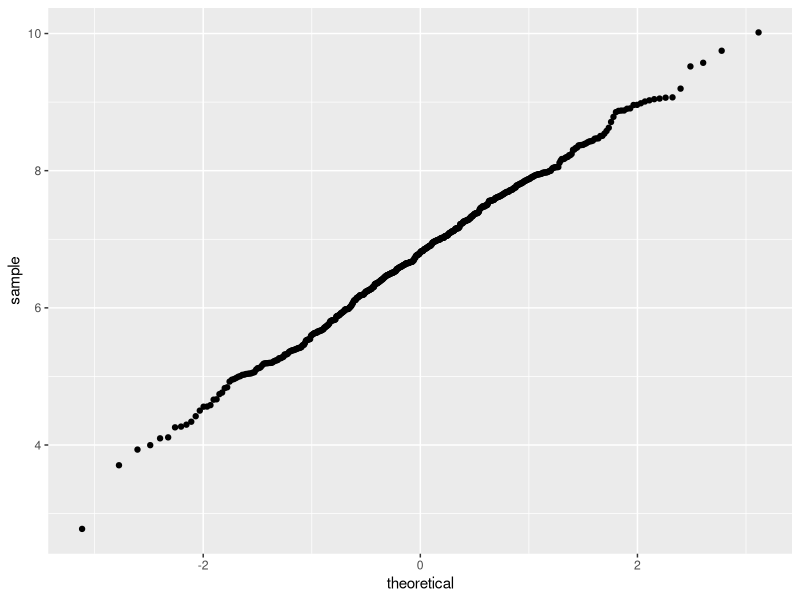
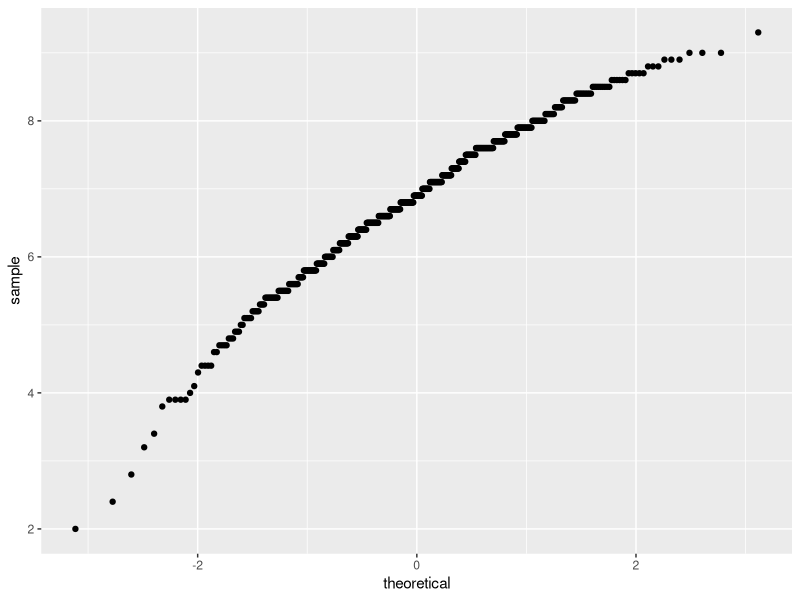

Recreate these plots in R, in order.
library(ggplot2)
library(dplyr)

setwd("C:/Users/Vasulevus/Documents/Github/R_Python_Labs/Lab2")
death <- read.csv('filmdeathcounts.csv')
#print(head(death))
#str(death)
death$body_per_min <- death$Body_Count / death$Length_Minutes

#print(head(death))

#print(
#    ggplot(death, aes(x=body_per_min)) + 
#    geom_histogram(bins = 20, color = "grey", fill = "lightblue")
#)

#print(
#death %>%
#    top_n(n = 10,Body_Count) %>%
#    arrange(desc(Body_Count))
#)
#
#print(
#    death %>%
#    top_n(n = 10, body_per_min) %>%
#    arrange(desc(body_per_min))
#)

#print(
#    ggplot(death, aes(x=IMDB_Rating)) + 
#    geom_histogram(bins = 10, color = "darkgrey", fill="lightgreen")
#)

#print(
#    death %>%
#    summarise(mean(IMDB_Rating), sd(IMDB_Rating))
#)
imdb_mean <- mean(death$IMDB_Rating)
imdb_sd <- sd(death$IMDB_Rating)
set.seed(900)
imdb_sim <- rnorm(n=nrow(death), mean = imdb_mean, sd = imdb_sd)

death$imdb_simulation <- imdb_sim

#print(
#    ggplot(death, aes(x=imdb_sim)) +
#    geom_histogram(bin=10, fill = "lightgreen", color = "black")
#)

print(
    ggplot(death, aes(sample = imdb_sim)) + stat_qq() #перевірка нормальності розподілу
)

print(ggplot(death,aes(sample=IMDB_Rating))+ stat_qq())